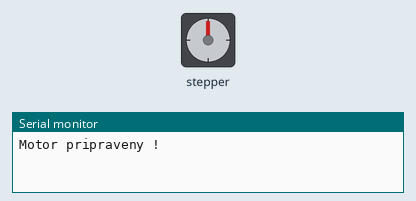
This sketch was run on a simulated Arduino Uno, built with avr-gcc and run on an emulated ATmega328P. Parts: stepper motor, the last lines printed to the serial monitor. Stepper angles assume 2048 steps per turn.

Above: at 0.05 s.
At 3.05 s:
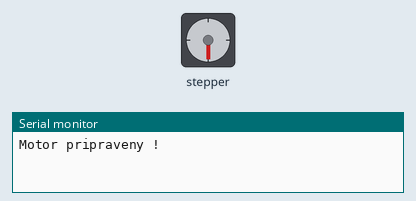
At 6.05 s:
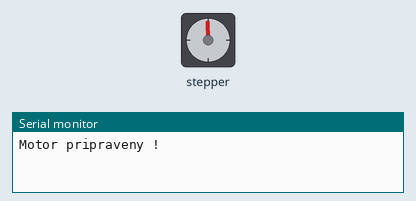
At 12.75 s:
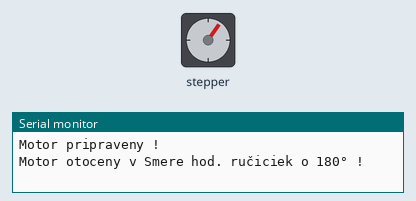
Timing chart, 0 to 18.3 s (numbered marks = the images above):
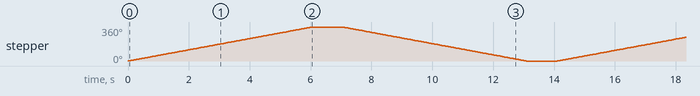

The sketch:

NanoStepperMotor.ino
```cpp
#include <Stepper.h>

#define IN_1 8
#define IN_2 9
#define IN_3 10
#define IN_4 11

Stepper motor(2048, IN_1, IN_3, IN_2, IN_4);

int speed = 10;

void setup()
{
  Serial.begin(9600);
  Serial.println("");
  Serial.print("Motor pripraveny !");
  Serial.println("");
}

void loop() {
  motor.setSpeed(speed);
  motor.step(2048); // 180° otocenie
  Serial.println("Motor otoceny v Smere hod. ručiciek o 180° !");
  delay(1000);
  motor.setSpeed(speed);
  motor.step(-2048); // 180° otocenie
  Serial.println("Motor otoceny v PROTI Smere hod. ručiciek o -180° !");
  delay(1000);
}
```

Measured:
- by itself, stepper: turns 360° clockwise in 6.0 s, then 360° counter-clockwise in 6.0 s, repeating every 14.1 s
